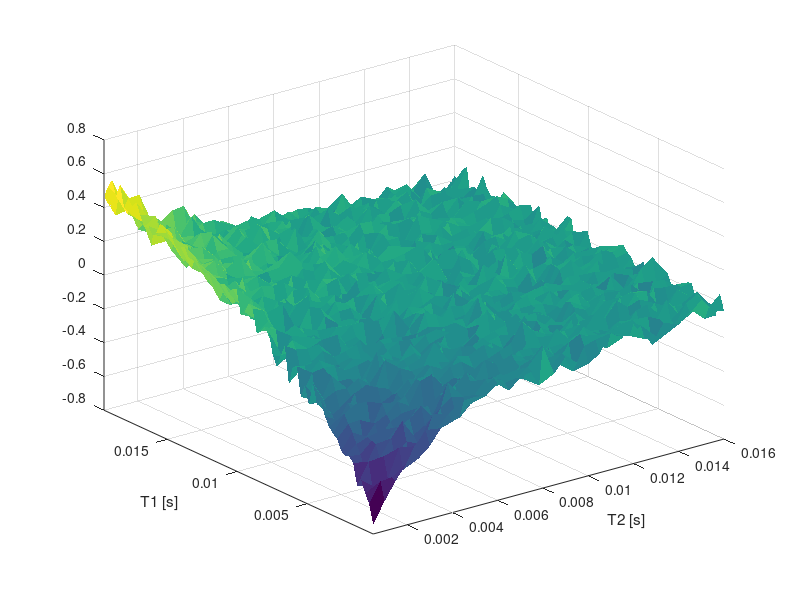

Reproduce this figure in MATLAB.
% 7 July 2015
% This file generates 2D T1(inversion recovery)-T2 data. The user should
% input T1 and T2 values (only one peak is in this implementation), the
% time increment for both the T1 and T2 axes, and the number of points on
% each axis. The program generates T2 and T1 curves, then multiplies them
% (line 32) to make the final data set. Plotting and saving for use in
% Prospa is also avaiable.


clear
close all
clc

%%

% User defined parameters
T1_1 = 1.5e-3; %s
w1 = 0.20; % First T1 weight
T1_2 = 12.5e-3; %s
w2 = 0.80; % Second T1 weight
T2_1 = 1.0e-3; %s
T2_2 = 4.0e-3; %s


t_T1 = 287e-6; %s, time increment for T1 axis
t_T2 = 500e-6; %s, time increment for T2 axis


nPtsT1 = 68; %points for T1 axis
nPtsT2 = 32; %points for T2 axis
%end user-defined parameters

data = zeros(nPtsT1,nPtsT2); %make blank matrix
T1axis = linspace(t_T1, t_T1*nPtsT1, nPtsT1); %set up axes
T2axis = linspace(t_T2, t_T2*nPtsT2, nPtsT2);

T2data1 = exp(-T2axis/T2_1);
T2data2 = exp(-T2axis/T2_2); %1D T2 curve
T1data1 = (1-2*exp(-T1axis/T1_1));
T1data2 = (1-2*exp(-T1axis/T1_2)); %1D T1 curve

data2D = w1*(T1data1'*T2data1) + w2*(T1data2'*T2data2); %make 2D data set


% % Add in noise
for i = 1:length(T1axis)
    for j = 1:length(T2axis)
        noise = randn/20;
%         while 0.5 < noise < -0.5
%             noise = randn/10;
%         end
    
        data2D(i, j) = data2D(i,j) + noise;
    end
end

surf(T2axis',T1axis,data2D) %plotting
shading flat
% set(gca,'Xscale','log','Yscale','log')
ylabel('T1 [s]')
xlabel('T2 [s]')
ylim([min(T1axis) max(T1axis)]);
xlim([min(T2axis) max(T2axis)]);

% Save the data
saveDir = 'C:\Users\jhyu\Desktop\';
saveName = 'T1IRDataSim';
save(strcat(saveDir, saveName, '.dat'), 'data2D', '-ascii');
